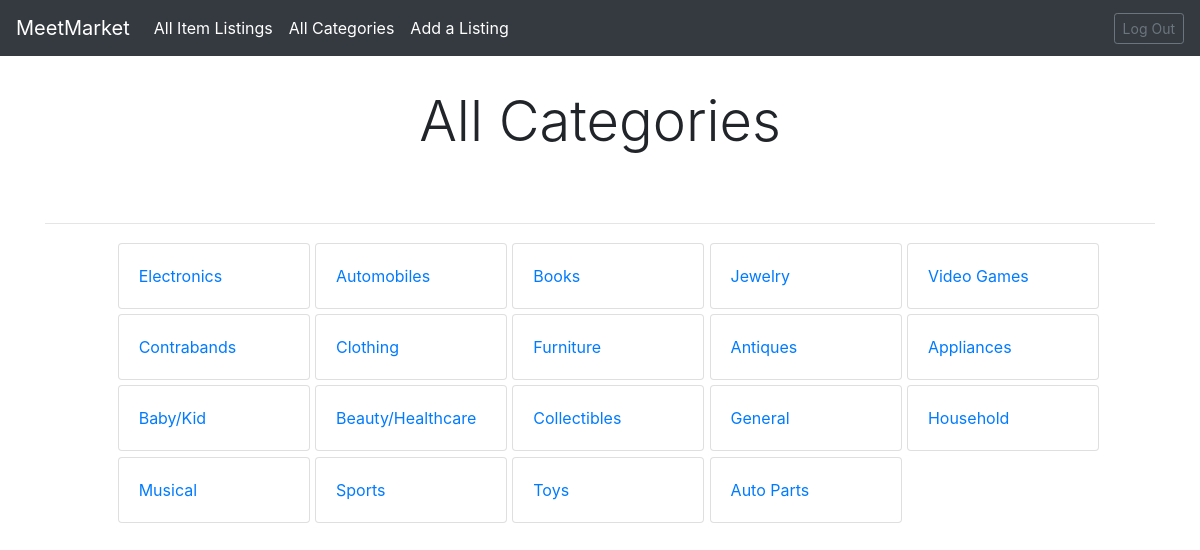
Page /all_categories (signed in) on the earlier database version.
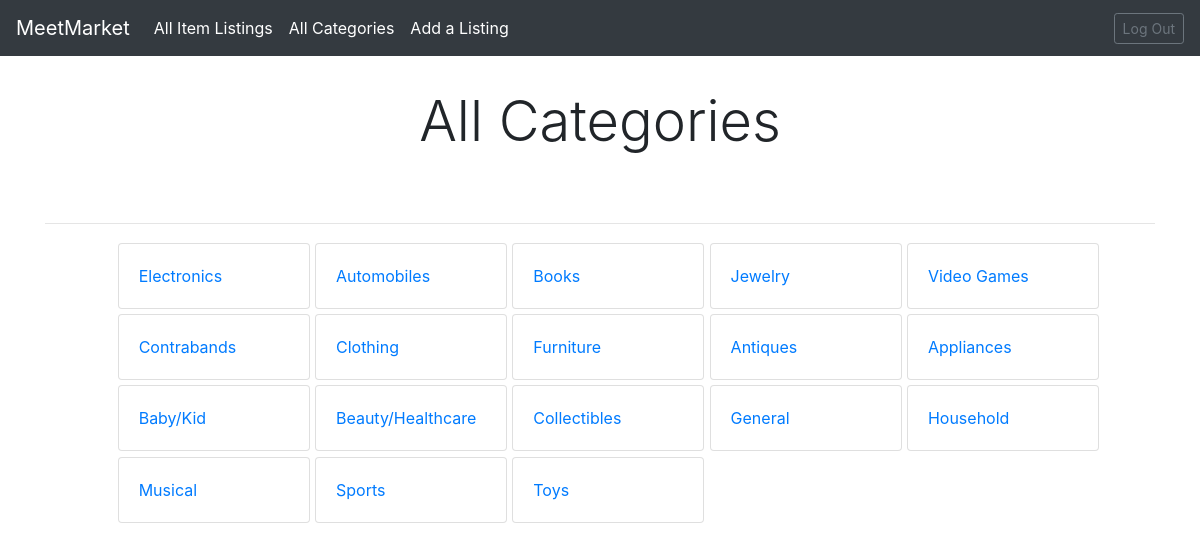
Same page on the later database version.
### item_app/models.py (models this page shows)
class Category(models.Model):
    name = models.CharField(max_length=45)
    created_at = models.DateTimeField(auto_now_add=True)
    updated_at = models.DateTimeField(auto_now=True)

### item_app/views.py (the view)
# urls.py: path('all_categories', views.all_categories, name="my_all_categories"),
def all_categories(request):
    logged_user = User.objects.filter(email=request.session['log_email'])
    user_admin = logged_user[0].admin
    all_categories = Category.objects.all()
    context = {
        "user_admin": user_admin,
        "categories": all_categories,
    }
    return render(request, "allcategories.html", context)

### item_app/templates/allcategories.html
{% extends 'base.html' %} {% block content %}
<main role="main">
  <div class="pricing-header px-3 py-3 pt-md-5 pb-md-4 mx-auto text-center">
    <h1 class="display-4" style="padding: 20px; margin-top: 20px;">
      All Categories
    </h1>
  </div>
  <hr />
</main>
<div class="container" style="padding-left: 85px;">
  <div class="row">
    {% for category in categories %}
    <div class="card" style="width: 12rem; margin: 2pt">
      <div class="card-body">
        <a
          href="{% url 'item:my_category_page' category.id %}"
          class="card-link"
          >{{category.name}}</a
        >
      </div>
    </div>
    {% endfor %}
  </div>
</div>
{% endblock %}

Differences in the rows shown:
removed Category: name "Auto Parts"
